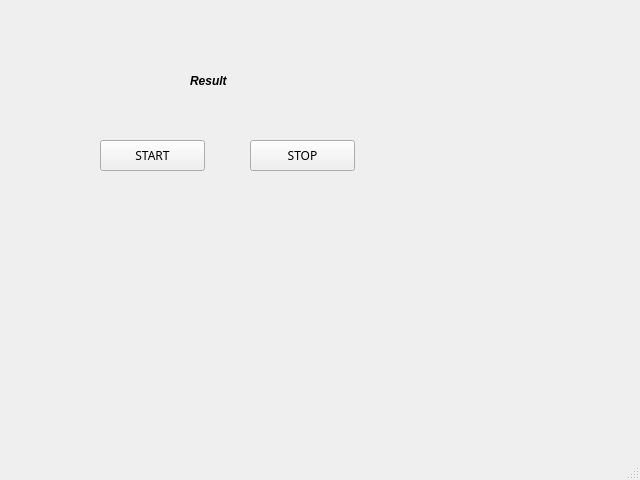
<?xml version="1.0" encoding="UTF-8"?>
<ui version="4.0">
 <class>MainWindow</class>
 <widget class="QMainWindow" name="MainWindow">
  <property name="geometry">
   <rect>
    <x>0</x>
    <y>0</y>
    <width>640</width>
    <height>480</height>
   </rect>
  </property>
  <property name="windowTitle">
   <string>MainWindow</string>
  </property>
  <widget class="QWidget" name="centralwidget">
   <widget class="QLabel" name="lblResult">
    <property name="geometry">
     <rect>
      <x>190</x>
      <y>50</y>
      <width>61</width>
      <height>61</height>
     </rect>
    </property>
    <property name="font">
     <font>
      <weight>75</weight>
      <italic>true</italic>
      <bold>true</bold>
     </font>
    </property>
    <property name="text">
     <string>Result</string>
    </property>
   </widget>
   <widget class="QPushButton" name="btnStart">
    <property name="geometry">
     <rect>
      <x>100</x>
      <y>140</y>
      <width>105</width>
      <height>31</height>
     </rect>
    </property>
    <property name="font">
     <font>
      <family>나눔고딕</family>
     </font>
    </property>
    <property name="text">
     <string>START</string>
    </property>
   </widget>
   <widget class="QPushButton" name="btnStop">
    <property name="geometry">
     <rect>
      <x>250</x>
      <y>140</y>
      <width>105</width>
      <height>31</height>
     </rect>
    </property>
    <property name="font">
     <font>
      <family>나눔고딕</family>
     </font>
    </property>
    <property name="text">
     <string>STOP</string>
    </property>
   </widget>
  </widget>
  <widget class="QMenuBar" name="menubar">
   <property name="geometry">
    <rect>
     <x>0</x>
     <y>0</y>
     <width>640</width>
     <height>29</height>
    </rect>
   </property>
  </widget>
  <widget class="QStatusBar" name="statusbar"/>
 </widget>
 <resources/>
 <connections/>
</ui>
